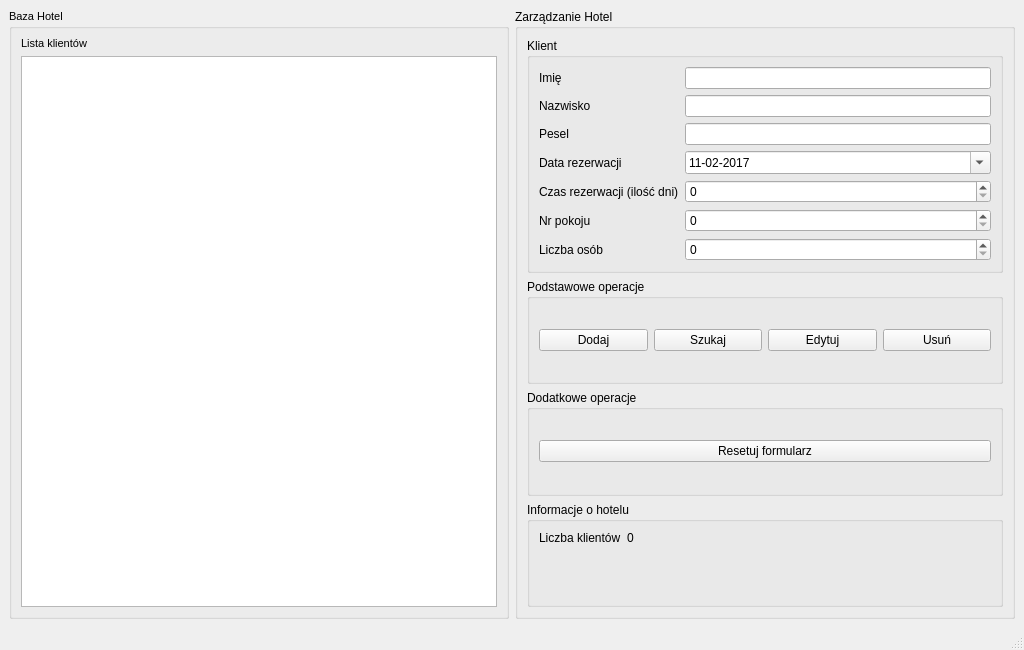
<?xml version="1.0" encoding="UTF-8"?>
<ui version="4.0">
 <class>ReceptionistWindow</class>
 <widget class="QMainWindow" name="ReceptionistWindow">
  <property name="geometry">
   <rect>
    <x>0</x>
    <y>0</y>
    <width>1024</width>
    <height>650</height>
   </rect>
  </property>
  <property name="windowTitle">
   <string>Hotel Organizer | Panel Recepcjonisty</string>
  </property>
  <property name="windowIcon">
   <iconset resource="resources.qrc">
    <normaloff>:/images/img/icon-dashboard.png</normaloff>:/images/img/icon-dashboard.png</iconset>
  </property>
  <widget class="QWidget" name="centralwidget">
   <layout class="QHBoxLayout" name="horizontalLayout_3">
    <item>
     <widget class="QGroupBox" name="groupBoxDatabase">
      <property name="sizePolicy">
       <sizepolicy hsizetype="Preferred" vsizetype="Preferred">
        <horstretch>0</horstretch>
        <verstretch>0</verstretch>
       </sizepolicy>
      </property>
      <property name="font">
       <font>
        <pointsize>8</pointsize>
       </font>
      </property>
      <property name="title">
       <string>Baza Hotel</string>
      </property>
      <layout class="QVBoxLayout" name="verticalLayout_2">
       <item>
        <widget class="QLabel" name="labelClientList">
         <property name="text">
          <string>Lista klientów</string>
         </property>
        </widget>
       </item>
       <item>
        <widget class="QListWidget" name="listWidgetClients"/>
       </item>
      </layout>
     </widget>
    </item>
    <item>
     <widget class="QGroupBox" name="groupBoxManage">
      <property name="title">
       <string>Zarządzanie Hotel</string>
      </property>
      <layout class="QVBoxLayout" name="verticalLayout_5">
       <item>
        <widget class="QGroupBox" name="groupBoxClient">
         <property name="title">
          <string>Klient</string>
         </property>
         <layout class="QFormLayout" name="formLayout">
          <item row="0" column="0">
           <widget class="QLabel" name="labelClientName">
            <property name="text">
             <string>Imię</string>
            </property>
           </widget>
          </item>
          <item row="0" column="1">
           <widget class="QLineEdit" name="lineEditClientName">
            <property name="maxLength">
             <number>100</number>
            </property>
           </widget>
          </item>
          <item row="1" column="0">
           <widget class="QLabel" name="labelClientSurname">
            <property name="text">
             <string>Nazwisko</string>
            </property>
           </widget>
          </item>
          <item row="1" column="1">
           <widget class="QLineEdit" name="lineEditClientSurname">
            <property name="maxLength">
             <number>100</number>
            </property>
           </widget>
          </item>
          <item row="2" column="0">
           <widget class="QLabel" name="labelClientPesel">
            <property name="text">
             <string>Pesel</string>
            </property>
           </widget>
          </item>
          <item row="2" column="1">
           <widget class="QLineEdit" name="lineEditClientPesel">
            <property name="inputMask">
             <string/>
            </property>
            <property name="maxLength">
             <number>11</number>
            </property>
           </widget>
          </item>
          <item row="3" column="0">
           <widget class="QLabel" name="labelClientDate">
            <property name="text">
             <string>Data rezerwacji</string>
            </property>
           </widget>
          </item>
          <item row="4" column="0">
           <widget class="QLabel" name="labelClientDays">
            <property name="text">
             <string>Czas rezerwacji (ilość dni)</string>
            </property>
           </widget>
          </item>
          <item row="5" column="1">
           <widget class="QSpinBox" name="spinBoxClientRoomNumber">
            <property name="maximum">
             <number>1000</number>
            </property>
           </widget>
          </item>
          <item row="5" column="0">
           <widget class="QLabel" name="labelClientRoom">
            <property name="text">
             <string>Nr pokoju</string>
            </property>
           </widget>
          </item>
          <item row="6" column="0">
           <widget class="QLabel" name="labelClientPeople">
            <property name="text">
             <string>Liczba osób</string>
            </property>
           </widget>
          </item>
          <item row="6" column="1">
           <widget class="QSpinBox" name="spinBoxClientPeople">
            <property name="maximum">
             <number>10</number>
            </property>
           </widget>
          </item>
          <item row="3" column="1">
           <widget class="QDateEdit" name="dateEditClientDate">
            <property name="dateTime">
             <datetime>
              <hour>0</hour>
              <minute>0</minute>
              <second>0</second>
              <year>2017</year>
              <month>2</month>
              <day>11</day>
             </datetime>
            </property>
            <property name="minimumDateTime">
             <datetime>
              <hour>0</hour>
              <minute>0</minute>
              <second>0</second>
              <year>2017</year>
              <month>2</month>
              <day>11</day>
             </datetime>
            </property>
            <property name="displayFormat">
             <string>dd-MM-yyyy</string>
            </property>
            <property name="calendarPopup">
             <bool>true</bool>
            </property>
           </widget>
          </item>
          <item row="4" column="1">
           <widget class="QSpinBox" name="spinBoxClientDays">
            <property name="maximum">
             <number>365</number>
            </property>
           </widget>
          </item>
         </layout>
        </widget>
       </item>
       <item>
        <widget class="QGroupBox" name="groupBoxBasicOperations">
         <property name="title">
          <string>Podstawowe operacje</string>
         </property>
         <layout class="QHBoxLayout" name="horizontalLayout">
          <item>
           <widget class="QPushButton" name="pushButtonClientAdd">
            <property name="text">
             <string>Dodaj</string>
            </property>
           </widget>
          </item>
          <item>
           <widget class="QPushButton" name="pushButtonClientSearch">
            <property name="text">
             <string>Szukaj</string>
            </property>
           </widget>
          </item>
          <item>
           <widget class="QPushButton" name="pushButtonClientEdit">
            <property name="text">
             <string>Edytuj</string>
            </property>
           </widget>
          </item>
          <item>
           <widget class="QPushButton" name="pushButtonClientDelete">
            <property name="text">
             <string>Usuń</string>
            </property>
           </widget>
          </item>
         </layout>
        </widget>
       </item>
       <item>
        <widget class="QGroupBox" name="groupBoxOtherOperations">
         <property name="title">
          <string>Dodatkowe operacje</string>
         </property>
         <layout class="QHBoxLayout" name="horizontalLayout_2">
          <item>
           <widget class="QPushButton" name="pushButtonResetForm">
            <property name="text">
             <string>Resetuj formularz</string>
            </property>
           </widget>
          </item>
         </layout>
        </widget>
       </item>
       <item>
        <widget class="QGroupBox" name="groupBoxInfo">
         <property name="title">
          <string>Informacje o hotelu</string>
         </property>
         <layout class="QFormLayout" name="formLayout_2">
          <item row="0" column="0">
           <widget class="QLabel" name="labelInfoClients">
            <property name="text">
             <string>Liczba klientów</string>
            </property>
           </widget>
          </item>
          <item row="0" column="1">
           <widget class="QLabel" name="labelInfoClientsNumber">
            <property name="sizePolicy">
             <sizepolicy hsizetype="Fixed" vsizetype="Fixed">
              <horstretch>0</horstretch>
              <verstretch>0</verstretch>
             </sizepolicy>
            </property>
            <property name="text">
             <string>0</string>
            </property>
           </widget>
          </item>
         </layout>
        </widget>
       </item>
      </layout>
     </widget>
    </item>
   </layout>
  </widget>
  <widget class="QMenuBar" name="menubar">
   <property name="geometry">
    <rect>
     <x>0</x>
     <y>0</y>
     <width>1024</width>
     <height>25</height>
    </rect>
   </property>
  </widget>
  <widget class="QStatusBar" name="statusbar"/>
 </widget>
 <resources>
  <include location="resources.qrc"/>
 </resources>
 <connections>
  <connection>
   <sender>pushButtonResetForm</sender>
   <signal>clicked()</signal>
   <receiver>lineEditClientName</receiver>
   <slot>clear()</slot>
   <hints>
    <hint type="sourcelabel">
     <x>991</x>
     <y>474</y>
    </hint>
    <hint type="destinationlabel">
     <x>750</x>
     <y>98</y>
    </hint>
   </hints>
  </connection>
  <connection>
   <sender>pushButtonResetForm</sender>
   <signal>clicked()</signal>
   <receiver>lineEditClientSurname</receiver>
   <slot>clear()</slot>
   <hints>
    <hint type="sourcelabel">
     <x>991</x>
     <y>474</y>
    </hint>
    <hint type="destinationlabel">
     <x>792</x>
     <y>129</y>
    </hint>
   </hints>
  </connection>
  <connection>
   <sender>pushButtonResetForm</sender>
   <signal>clicked()</signal>
   <receiver>lineEditClientPesel</receiver>
   <slot>clear()</slot>
   <hints>
    <hint type="sourcelabel">
     <x>991</x>
     <y>474</y>
    </hint>
    <hint type="destinationlabel">
     <x>874</x>
     <y>159</y>
    </hint>
   </hints>
  </connection>
  <connection>
   <sender>pushButtonResetForm</sender>
   <signal>clicked()</signal>
   <receiver>spinBoxClientPeople</receiver>
   <slot>clear()</slot>
   <hints>
    <hint type="sourcelabel">
     <x>991</x>
     <y>474</y>
    </hint>
    <hint type="destinationlabel">
     <x>991</x>
     <y>284</y>
    </hint>
   </hints>
  </connection>
  <connection>
   <sender>pushButtonResetForm</sender>
   <signal>clicked()</signal>
   <receiver>spinBoxClientRoomNumber</receiver>
   <slot>clear()</slot>
   <hints>
    <hint type="sourcelabel">
     <x>991</x>
     <y>474</y>
    </hint>
    <hint type="destinationlabel">
     <x>991</x>
     <y>255</y>
    </hint>
   </hints>
  </connection>
  <connection>
   <sender>pushButtonResetForm</sender>
   <signal>clicked()</signal>
   <receiver>dateEditClientDate</receiver>
   <slot>clear()</slot>
   <hints>
    <hint type="sourcelabel">
     <x>963</x>
     <y>463</y>
    </hint>
    <hint type="destinationlabel">
     <x>961</x>
     <y>192</y>
    </hint>
   </hints>
  </connection>
  <connection>
   <sender>pushButtonResetForm</sender>
   <signal>clicked()</signal>
   <receiver>spinBoxClientDays</receiver>
   <slot>clear()</slot>
   <hints>
    <hint type="sourcelabel">
     <x>925</x>
     <y>463</y>
    </hint>
    <hint type="destinationlabel">
     <x>914</x>
     <y>221</y>
    </hint>
   </hints>
  </connection>
 </connections>
</ui>
